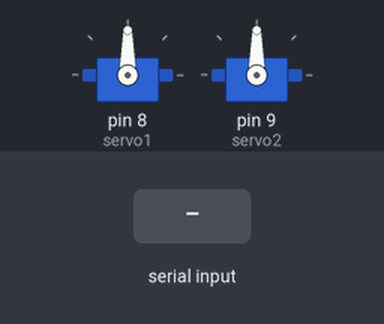
Simulated run of this sketch. Board: Arduino Uno, built with avr-gcc and run on an emulated ATmega328P. Shown: 2 × servo. The inputs (shaded band) are chosen by the test bench. What the sketch prints to the serial monitor is not drawn.

Above: at 1.2 s.
1.3 s: "u" received over Serial
At 2.5 s:
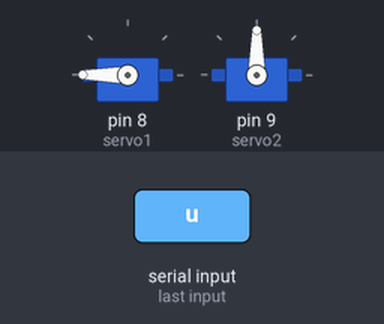
2.8 s: "d" received over Serial
At 3.9 s:
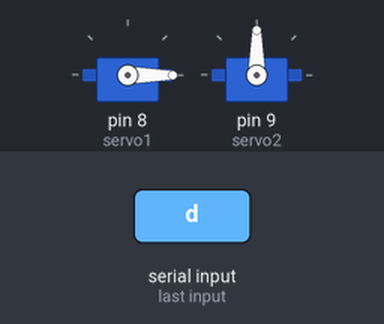
4.4 s: "o" received over Serial
At 5.1 s:
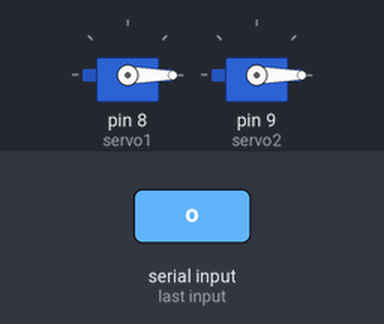
6.0 s: "c" received over Serial
At 7.3 s:
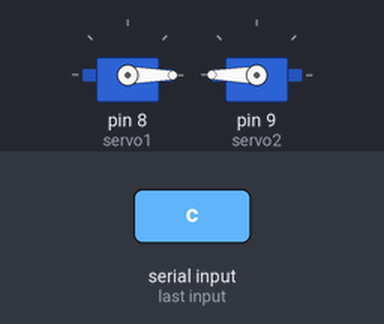
7.6 s: "u" received over Serial
At 8.8 s:
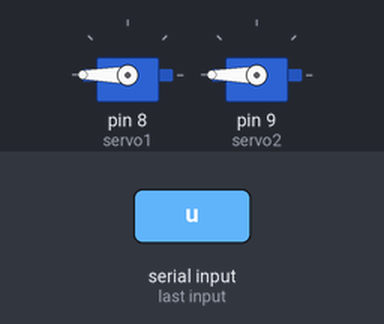
9.2 s: "o" received over Serial
At 10.0 s:
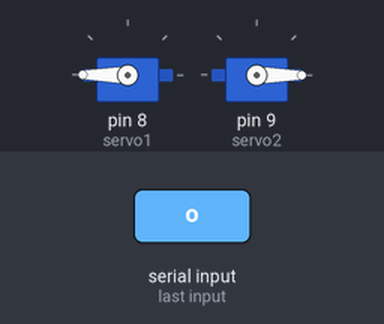
Timing chart, 0 to 11.8 s (numbered marks = the images above; inputs shaded):
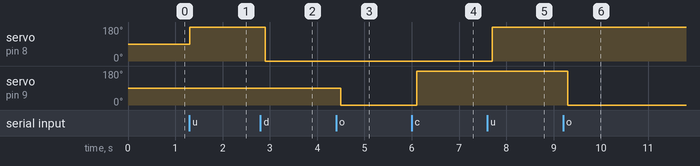

The sketch:

Servo_Motor.ino
```cpp
/*
  Into Robotics
*/

//servo.write for library only takes in doubles as an angle

#include <Servo.h>  //add '<' and '>' before and after servo.h

char servoCommand;
double servoAngle;
Servo servo1;
Servo servo2;

void setup() {
  Serial.begin(9600);
  servo1.attach(8);
  servo2.attach(9);
}

void loop() {
  if (Serial.available() > 0)servoCommand = Serial.read();
  if (servoCommand == 'u' || servoCommand == 'd'){ //If its servo for up down
    if (servoCommand == 'u') servoAngle = 20000;
    else if (servoCommand == 'd') servoAngle = 0;
    gripperUpDown();
  }
  if (servoCommand == 'o' || servoCommand == 'c'){ //If its servo for open close
    if (servoCommand == 'c') servoAngle = 20000;
    else if (servoCommand == 'o') servoAngle = 0;
    gripperOpenClose();
  }

  Serial.println(servoCommand);
}

void gripperUpDown(){
  servo1.write(servoAngle);      // Turn SG90 servo back to 90 degrees (center position)
  delay(800);
}

void gripperOpenClose(){
  servo2.write(servoAngle);      // Turn SG90 servo back to 90 degrees (center position)
  delay(800);
}
```

Measured:
- after the input at 1.3 s, servo on pin 8 (servo1): 90° → 180° at once
- after the input at 2.8 s, servo on pin 8 (servo1): 180° → 0° after 0.10 s
- after the input at 4.4 s, servo on pin 9 (servo2): 90° → 0° after 0.10 s
- after the input at 6.0 s, servo on pin 9 (servo2): 0° → 180° after 0.10 s
- after the input at 7.6 s, servo on pin 8 (servo1): 0° → 180° after 0.10 s
- after the input at 9.2 s, servo on pin 9 (servo2): 180° → 0° after 0.10 s
